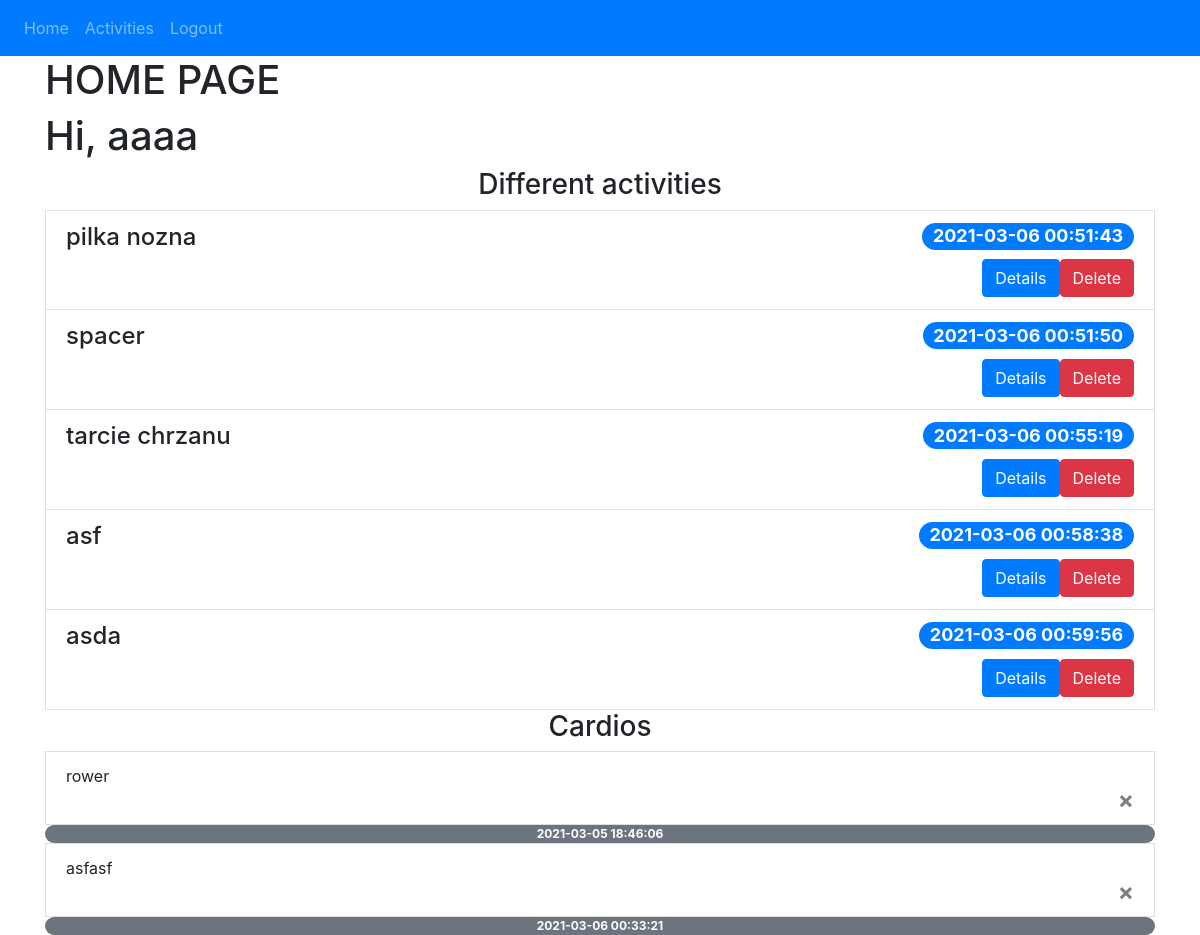
Before: / (signed in) with the older database file.
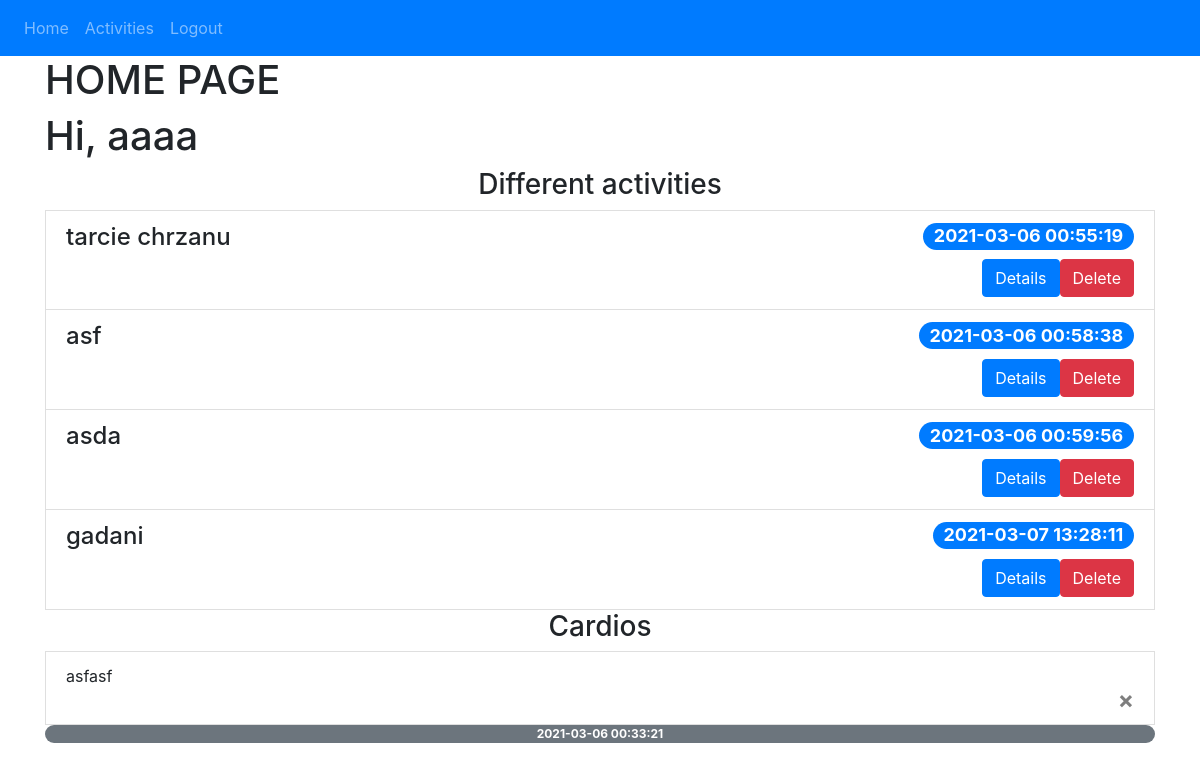
After: the same page with the newer database file.
### website/models.py (models this page shows)
class User(db.Model, UserMixin):
    id = db.Column(db.Integer, primary_key = True)
    name = db.Column(db.String(150), unique=True)
    password = db.Column(db.String(150))
    activities = db.relationship('Activity')
    cardios = db.relationship('Cardio')

class Activity(db.Model):
    id = db.Column(db.Integer, primary_key = True)
    activity_name = db.Column(db.String(150))
    duration = db.Column(db.Float)
    date = db.Column(db.DateTime(timezone=True), default=func.now())
    description = db.Column(db.String(200))
    user_id = db.Column(db.Integer, db.ForeignKey('user.id'))

class Cardio(db.Model):
    id = db.Column(db.Integer, primary_key = True)
    cardio_name =  db.Column(db.String(150))
    place = db.Column(db.String(100))
    distance = db.Column(db.Integer)
    duration = db.Column(db.Float)
    date = db.Column(db.DateTime(timezone=True), default=func.now())
    user_id = db.Column(db.Integer, db.ForeignKey('user.id'))

### website/views.py (the view)
@views.route('/', methods = ['GET'])
@login_required
def home():
    return render_template("home.html", user=current_user)

### website/__init__.py (called while the page is built)
def create_app():
    app = Flask(__name__)
    app.config['SECRET_KEY'] = SECRET_KEY
    app.config['SQLALCHEMY_DATABASE_URI'] = f'sqlite:///{DB_NAME}'
    db.init_app(app)
    from .views import views
    from .auth import auth
    from . import models
    from .models import User, Activity, Cardio
    app.register_blueprint(views, url_prefix='/')
    app.register_blueprint(auth, url_prefix='/')
    create_database(app)
    login_manager = LoginManager()
    login_manager.login_view = 'auth.login'
    login_manager.init_app(app)
    manager = Manager(app)
    migrate = Migrate(app, db)
    manager.add_command('db', MigrateCommand)
    if __name__ =='__main__':
        manager.run()
    @login_manager.user_loader
    def load_user(id):
        return User.query.get(int(id))
    return app

### website/templates/home.html (shortened to what this page needs)
{% extends "base.html" %}
{% block content %}
<h1>HOME PAGE</h1>
<h1>Hi, {{user.name}}</h1>
<h3 align = "center">Different activities</h3>
    {% for activity in user.activities %}
    <li class="list-group-item" ><h4>{{activity.activity_name}} <span class="badge badge-primary badge-pill float-right" >{{activity.date}}</span></h4>
        <form method="POST" action="{{ url_for('views.delete_activity', id=activity.id) }}">
            <button type="submit" class="btn btn-danger float-right text-center">Delete</button>
        </form>
        <div class="d-flex justify-content-end">
        <a class="btn btn-primary  float-center" href= 'activity/{{activity.id}}'>Details </a>
         </div>
    </li>
    {% endfor %}
<ul class="list-group" id = "cardios">
    <h3 align = "center">Cardios</h3>
    {% for cardio in user.cardios %}
    <li class="list-group-item" >{{cardio.cardio_name}}
        <form method="POST" action="{{ url_for('views.delete_cardio', id=cardio.id) }}">
        <button type="submit" class="close">
            <span aria-hidden="true">&times;</span>
        </button></form>
    </li>
    <li class="badge badge-secondary badge-pill">{{cardio.date}}</li>
    {% endfor %}
</ul>
{% endblock %}

### website/templates/base.html (shortened to what this page needs)
<!DOCTYPE html>
<html>
    <head>
        <link
            rel="stylesheet"
            href="https://stackpath.bootstrapcdn.com/bootstrap/4.4.1/css/bootstrap.min.css"
        />
        <link
            rel="stylesheet"
            href="https://stackpath.bootstrapcdn.com/font-awesome/4.7.0/css/font-awesome.min.css"
        />
    </head>
    <body>
        <nav class="navbar navbar-expand navbar-dark bg-primary">
              <div class="navbar-nav">
                {% if user.is_authenticated %}
                <a class="nav-item nav-link" id="home" href="/">Home</a>
                <a class="nav-item nav-link" id="activities" href="/activities">Activities</a>
                <a class="nav-item nav-link" id="logout" href="/logout">Logout</a>
                {% else %}
                <a class="nav-item nav-link" id="login" href="/login">Login</a>
                <a class="nav-item nav-link" id="signUp" href="/sign-up">Sign Up</a>
                {% endif %}
            </div>
        </nav>
        <div class="container">
            {% block content %}
            {% endblock %}
        </div>
    </body>
</html>

Changed rows visible on the page:
removed Activity: activity_name "pilka nozna", date "2021-03-06 00:51:43"
removed Activity: activity_name "spacer", date "2021-03-06 00:51:50"
removed Cardio: cardio_name "rower", date "2021-03-05 18:46:06"
added Activity: activity_name "gadani", date "2021-03-07 13:28:11"
